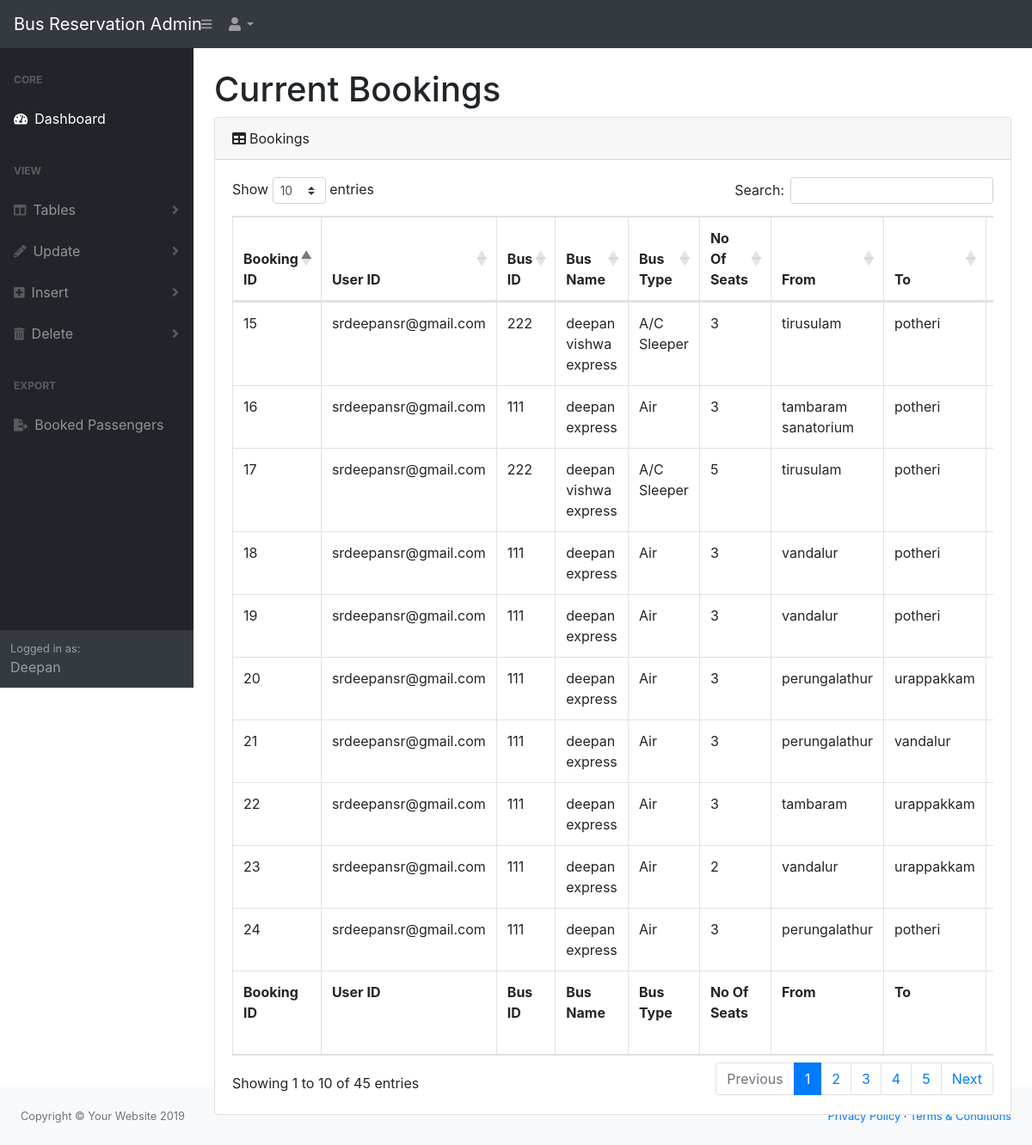
Page /admin/dist/index.php on the committed database.
### tables this page shows
CREATE TABLE `booking` (
  `booking_id` int(30) NOT NULL,
  `user_id` varchar(90) NOT NULL,
  `bus_name` varchar(90) NOT NULL,
  `bus_id` int(30) NOT NULL,
  `no_of_seats` int(20) NOT NULL,
  `from` varchar(90) NOT NULL,
  `to` varchar(90) NOT NULL,
  `travel_date` varchar(20) NOT NULL,
  `bus_type` varchar(20) NOT NULL,
  `total_cost` int(20) NOT NULL,
  `cost_per_seat` int(20) NOT NULL
);

### admin/dist/index.php (the view, shortened to what this page needs)
<!DOCTYPE html>
<html lang="en">
    <head>
        <link href="css/styles.css" rel="stylesheet" />
        <link href="https://cdn.datatables.net/1.10.20/css/dataTables.bootstrap4.min.css" rel="stylesheet" />
    </head>
    <body class="sb-nav-fixed">
        <nav class="sb-topnav navbar navbar-expand navbar-dark bg-dark">
            <a class="navbar-brand" href="index.php">Bus Reservation Admin</a><button class="btn btn-link btn-sm order-1 order-lg-0" id="sidebarToggle" href="#"><i class="fas fa-bars"></i></button
            >
            <ul class="navbar-nav ml-auto ml-md-0">
                <li class="nav-item dropdown">
                    <a class="nav-link dropdown-toggle" id="userDropdown" href="#" role="button" data-toggle="dropdown" aria-haspopup="true" aria-expanded="false"><i class="fas fa-user fa-fw"></i></a>
                </li>
            </ul>
        </nav>
        <div id="layoutSidenav">
            <div id="layoutSidenav_nav">
                <nav class="sb-sidenav accordion sb-sidenav-dark" id="sidenavAccordion">
                    <div class="sb-sidenav-menu">
                        <div class="nav">
                            <div class="sb-sidenav-menu-heading">Core</div>
                            <a class="nav-link" href="index.php"
                                ><div class="sb-nav-link-icon"><i class="fas fa-tachometer-alt"></i></div>
                                Dashboard
                            </a>
                            <div class="sb-sidenav-menu-heading">View</div>
                            <a class="nav-link collapsed" href="#" data-toggle="collapse" data-target="#collapseLayouts" aria-expanded="false" aria-controls="collapseLayouts">
                                <div class="sb-nav-link-icon"><i class="fas fa-columns"></i></div>
                                Tables
                                <div class="sb-sidenav-collapse-arrow"><i class="fas fa-angle-down"></i></div>
                            </a>
                            <a class="nav-link collapsed" href="#" data-toggle="collapse" data-target="#collapsePages" aria-expanded="false" aria-controls="collapsePages"
                                ><div class="sb-nav-link-icon"><i class="fas fa-pencil-alt"></i></div>
                                Update
                                <div class="sb-sidenav-collapse-arrow"><i class="fas fa-angle-down"></i></div
                            ></a>
                            <a class="nav-link collapsed" href="#" data-toggle="collapse" data-target="#collapsePages1" aria-expanded="false" aria-controls="collapsePages">
                                <div class="sb-nav-link-icon"><i class="fas fa-plus-square"></i></div>
                                Insert
                                <div class="sb-sidenav-collapse-arrow"><i class="fas fa-angle-down"></i></div>
                            </a>
                            <a class="nav-link collapsed" href="#" data-toggle="collapse" data-target="#collapsePages11" aria-expanded="false" aria-controls="collapsePages">
                                <div class="sb-nav-link-icon"><i class="fas fa-trash-alt"></i></div>
                                Delete
                                <div class="sb-sidenav-collapse-arrow"><i class="fas fa-angle-down"></i></div>
                            </a>
                            <div class="sb-sidenav-menu-heading">Export</div>
                            <a class="nav-link" href="tables.html">
                                <div class="sb-nav-link-icon"><i class="fas fa-file-export"></i></div>
                                Booked Passengers</a>
                        </div>
                    </div>
                    <div class="sb-sidenav-footer">
                        <div class="small">Logged in as:</div>
                        Deepan
                    </div>
                </nav>
            </div>
            <div id="layoutSidenav_content">
                <main>
                    <div class="container-fluid">
                        <h1 class="mt-4">Current Bookings</h1>
                        <div class="card mb-4">
                            <div class="card-header"><i class="fas fa-table mr-1"></i>Bookings</div>
                            <div class="card-body">
                                <div class="table-responsive">
                                    <table class="table table-bordered" id="dataTable" width="100%" cellspacing="0">
                                        <thead>
                                            <tr>
                                                <th>Booking ID</th>
                                                <th>User ID</th>
                                                <th>Bus ID</th>
                                                <th>Bus Name</th>
                                                <th>Bus Type</th>
                                                <th>No Of Seats</th>
                                                <th>From</th>
                                                <th>To</th>
                                                <th>Travel Date</th>
                                            </tr>
                                        </thead>
                                        <tfoot>
                                            <tr>
                                                <th>Booking ID</th>
                                                <th>User ID</th>
                                                <th>Bus ID</th>
                                                <th>Bus Name</th>
                                                <th>Bus Type</th>
                                                <th>No Of Seats</th>
                                                <th>From</th>
                                                <th>To</th>
                                                <th>Travel Date</th>
                                            </tr>
                                        </tfoot>
                                        <tbody>
                                            <?php
$dbhost = 'localhost';
$dbuser = 'root';
$dbpass = '';
$dbname = 'qTVuzqyMJn';
$conn = mysqli_connect($dbhost, $dbuser, $dbpass, $dbname);
$sql = "SELECT *FROM `booking`";
$result = $conn->query($sql);
if ($result->num_rows > 0) {
while($row = $result->fetch_assoc()) {
    echo "<tr>" ;
    echo " <td>".$row["booking_id"]."</td>";
    echo " <td>".$row["user_id"]."</td>";
    echo " <td>".$row["bus_id"]."</td>";
    echo " <td>".$row["bus_name"]."</td>";
    echo " <td>".$row["bus_type"]."</td>";
    echo " <td>".$row["no_of_seats"]."</td>";
    echo " <td>".$row["from"]."</td>";
    echo " <td>".$row["to"]."</td>";
    echo " <td>".$row["travel_date"]."</td>";
    echo " <td>Rs.".$row["cost_per_seat"]."</td></tr>";
}
echo "</table> </tbody>
</table>
</div>
</div>
</div>";
}
else {
    echo "No Bookings";
}
?>
                                </div>
                            </div>
                        </div>
                <footer class="py-4 bg-light mt-auto">
                    <div class="container-fluid">
                        <div class="d-flex align-items-center justify-content-between small">
                            <div class="text-muted">Copyright &copy; Your Website 2019</div>
                            <div>
                                <a href="#">Privacy Policy</a>
                                &middot;
                                <a href="#">Terms &amp; Conditions</a>
                            </div>
                        </div>
                    </div>
                </footer>
    </body>
</html>

### rows in the picture
booking: booking_id "15", user "srdeepansr@gmail.com", bus "222", bus_name "deepan vishwa express", bus_type "A/C Sleeper", no_of_seats "3", from "tirusulam", to "potheri"
booking: booking_id "16", user "srdeepansr@gmail.com", bus "111", bus_name "deepan express", bus_type "Air", no_of_seats "3", from "tambaram sanatorium", to "potheri"
booking: booking_id "17", user "srdeepansr@gmail.com", bus "222", bus_name "deepan vishwa express", bus_type "A/C Sleeper", no_of_seats "5", from "tirusulam", to "potheri"
booking: booking_id "18", user "srdeepansr@gmail.com", bus "111", bus_name "deepan express", bus_type "Air", no_of_seats "3", from "vandalur", to "potheri"
booking: booking_id "19", user "srdeepansr@gmail.com", bus "111", bus_name "deepan express", bus_type "Air", no_of_seats "3", from "vandalur", to "potheri"
booking: booking_id "20", user "srdeepansr@gmail.com", bus "111", bus_name "deepan express", bus_type "Air", no_of_seats "3", from "perungalathur", to "urappakkam"
booking: booking_id "21", user "srdeepansr@gmail.com", bus "111", bus_name "deepan express", bus_type "Air", no_of_seats "3", from "perungalathur", to "vandalur"
booking: booking_id "22", user "srdeepansr@gmail.com", bus "111", bus_name "deepan express", bus_type "Air", no_of_seats "3", from "tambaram", to "urappakkam"
booking: booking_id "23", user "srdeepansr@gmail.com", bus "111", bus_name "deepan express", bus_type "Air", no_of_seats "2", from "vandalur", to "urappakkam"
booking: booking_id "24", user "srdeepansr@gmail.com", bus "111", bus_name "deepan express", bus_type "Air", no_of_seats "3", from "perungalathur", to "potheri"
